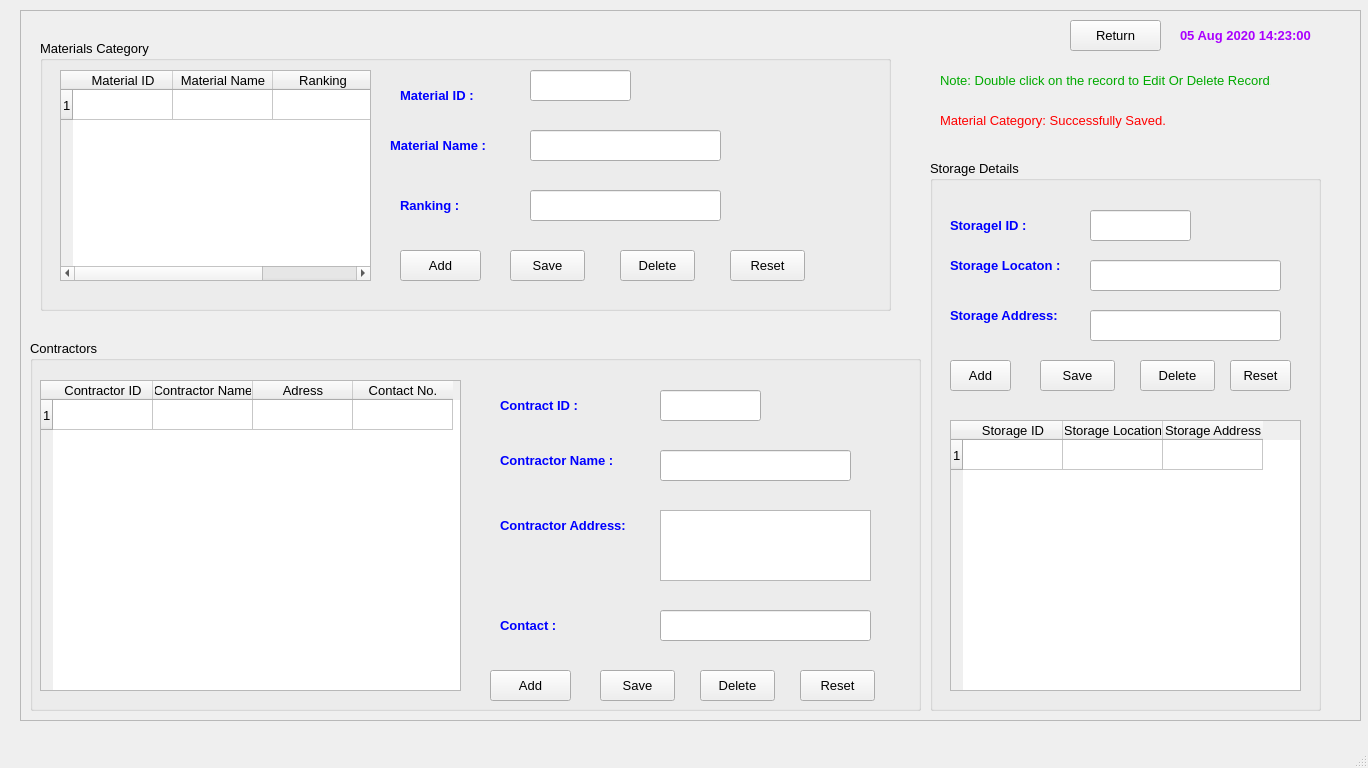
<?xml version="1.0" encoding="UTF-8"?>
<ui version="4.0">
 <class>MainWindow</class>
 <widget class="QMainWindow" name="MainWindow">
  <property name="geometry">
   <rect>
    <x>0</x>
    <y>0</y>
    <width>1368</width>
    <height>768</height>
   </rect>
  </property>
  <property name="baseSize">
   <size>
    <width>0</width>
    <height>0</height>
   </size>
  </property>
  <property name="windowTitle">
   <string>MainWindow</string>
  </property>
  <widget class="QWidget" name="centralwidget">
   <widget class="QFrame" name="frame">
    <property name="geometry">
     <rect>
      <x>20</x>
      <y>10</y>
      <width>1341</width>
      <height>711</height>
     </rect>
    </property>
    <property name="frameShape">
     <enum>QFrame::StyledPanel</enum>
    </property>
    <property name="frameShadow">
     <enum>QFrame::Raised</enum>
    </property>
    <widget class="QGroupBox" name="groupBox">
     <property name="geometry">
      <rect>
       <x>20</x>
       <y>30</y>
       <width>851</width>
       <height>271</height>
      </rect>
     </property>
     <property name="font">
      <font>
       <pointsize>10</pointsize>
      </font>
     </property>
     <property name="title">
      <string>Materials Category</string>
     </property>
     <widget class="QTableWidget" name="tableWidget">
      <property name="geometry">
       <rect>
        <x>20</x>
        <y>30</y>
        <width>311</width>
        <height>211</height>
       </rect>
      </property>
      <row>
       <property name="text">
        <string>1</string>
       </property>
      </row>
      <column>
       <property name="text">
        <string>Material ID</string>
       </property>
       <property name="font">
        <font>
         <pointsize>10</pointsize>
        </font>
       </property>
      </column>
      <column>
       <property name="text">
        <string>Material Name</string>
       </property>
       <property name="font">
        <font>
         <pointsize>10</pointsize>
        </font>
       </property>
      </column>
      <column>
       <property name="text">
        <string>Ranking</string>
       </property>
       <property name="font">
        <font>
         <pointsize>10</pointsize>
        </font>
       </property>
      </column>
      <item row="0" column="0">
       <property name="text">
        <string/>
       </property>
       <property name="font">
        <font>
         <family>MS Shell Dlg 2</family>
         <pointsize>10</pointsize>
        </font>
       </property>
      </item>
      <item row="0" column="1">
       <property name="text">
        <string/>
       </property>
       <property name="font">
        <font>
         <family>MS Shell Dlg 2</family>
         <pointsize>10</pointsize>
        </font>
       </property>
      </item>
      <item row="0" column="2">
       <property name="text">
        <string/>
       </property>
       <property name="font">
        <font>
         <pointsize>10</pointsize>
        </font>
       </property>
      </item>
     </widget>
     <widget class="QPushButton" name="pushButton">
      <property name="geometry">
       <rect>
        <x>360</x>
        <y>210</y>
        <width>81</width>
        <height>31</height>
       </rect>
      </property>
      <property name="text">
       <string>Add</string>
      </property>
     </widget>
     <widget class="QPushButton" name="pushButton_2">
      <property name="geometry">
       <rect>
        <x>470</x>
        <y>210</y>
        <width>75</width>
        <height>31</height>
       </rect>
      </property>
      <property name="text">
       <string>Save</string>
      </property>
     </widget>
     <widget class="QPushButton" name="pushButton_3">
      <property name="geometry">
       <rect>
        <x>580</x>
        <y>210</y>
        <width>75</width>
        <height>31</height>
       </rect>
      </property>
      <property name="text">
       <string>Delete</string>
      </property>
     </widget>
     <widget class="QPushButton" name="pushButton_4">
      <property name="geometry">
       <rect>
        <x>690</x>
        <y>210</y>
        <width>75</width>
        <height>31</height>
       </rect>
      </property>
      <property name="text">
       <string>Reset</string>
      </property>
     </widget>
     <widget class="QLabel" name="label_22">
      <property name="geometry">
       <rect>
        <x>360</x>
        <y>40</y>
        <width>91</width>
        <height>31</height>
       </rect>
      </property>
      <property name="font">
       <font>
        <family>MS Shell Dlg 2</family>
        <pointsize>10</pointsize>
        <weight>75</weight>
        <bold>true</bold>
        <underline>false</underline>
       </font>
      </property>
      <property name="styleSheet">
       <string notr="true">color: rgb(0, 0, 255);</string>
      </property>
      <property name="text">
       <string>Material ID :</string>
      </property>
      <property name="alignment">
       <set>Qt::AlignLeading|Qt::AlignLeft|Qt::AlignVCenter</set>
      </property>
     </widget>
     <widget class="QLineEdit" name="lineEdit_12">
      <property name="geometry">
       <rect>
        <x>490</x>
        <y>30</y>
        <width>101</width>
        <height>31</height>
       </rect>
      </property>
      <property name="font">
       <font>
        <pointsize>10</pointsize>
       </font>
      </property>
      <property name="text">
       <string/>
      </property>
     </widget>
     <widget class="QLineEdit" name="lineEdit_13">
      <property name="geometry">
       <rect>
        <x>490</x>
        <y>90</y>
        <width>191</width>
        <height>31</height>
       </rect>
      </property>
      <property name="font">
       <font>
        <pointsize>10</pointsize>
       </font>
      </property>
      <property name="text">
       <string/>
      </property>
     </widget>
     <widget class="QLabel" name="label_23">
      <property name="geometry">
       <rect>
        <x>350</x>
        <y>90</y>
        <width>111</width>
        <height>31</height>
       </rect>
      </property>
      <property name="font">
       <font>
        <family>MS Shell Dlg 2</family>
        <pointsize>10</pointsize>
        <weight>75</weight>
        <bold>true</bold>
        <underline>false</underline>
       </font>
      </property>
      <property name="styleSheet">
       <string notr="true">color: rgb(0, 0, 255);</string>
      </property>
      <property name="text">
       <string>Material Name :</string>
      </property>
      <property name="alignment">
       <set>Qt::AlignLeading|Qt::AlignLeft|Qt::AlignVCenter</set>
      </property>
     </widget>
     <widget class="QLabel" name="label_24">
      <property name="geometry">
       <rect>
        <x>360</x>
        <y>150</y>
        <width>111</width>
        <height>31</height>
       </rect>
      </property>
      <property name="font">
       <font>
        <family>MS Shell Dlg 2</family>
        <pointsize>10</pointsize>
        <weight>75</weight>
        <bold>true</bold>
        <underline>false</underline>
       </font>
      </property>
      <property name="styleSheet">
       <string notr="true">color: rgb(0, 0, 255);</string>
      </property>
      <property name="text">
       <string>Ranking :</string>
      </property>
      <property name="alignment">
       <set>Qt::AlignLeading|Qt::AlignLeft|Qt::AlignVCenter</set>
      </property>
     </widget>
     <widget class="QLineEdit" name="lineEdit_14">
      <property name="geometry">
       <rect>
        <x>490</x>
        <y>150</y>
        <width>191</width>
        <height>31</height>
       </rect>
      </property>
      <property name="font">
       <font>
        <pointsize>10</pointsize>
       </font>
      </property>
      <property name="text">
       <string/>
      </property>
     </widget>
    </widget>
    <widget class="QGroupBox" name="groupBox_3">
     <property name="geometry">
      <rect>
       <x>10</x>
       <y>330</y>
       <width>891</width>
       <height>371</height>
      </rect>
     </property>
     <property name="font">
      <font>
       <pointsize>10</pointsize>
      </font>
     </property>
     <property name="title">
      <string>Contractors</string>
     </property>
     <widget class="QTableWidget" name="tableWidget_2">
      <property name="geometry">
       <rect>
        <x>10</x>
        <y>40</y>
        <width>421</width>
        <height>311</height>
       </rect>
      </property>
      <row>
       <property name="text">
        <string>1</string>
       </property>
      </row>
      <column>
       <property name="text">
        <string>Contractor ID</string>
       </property>
       <property name="font">
        <font>
         <pointsize>10</pointsize>
        </font>
       </property>
      </column>
      <column>
       <property name="text">
        <string>Contractor Name</string>
       </property>
       <property name="font">
        <font>
         <pointsize>10</pointsize>
        </font>
       </property>
      </column>
      <column>
       <property name="text">
        <string>Adress</string>
       </property>
       <property name="font">
        <font>
         <pointsize>10</pointsize>
        </font>
       </property>
      </column>
      <column>
       <property name="text">
        <string>Contact No.</string>
       </property>
      </column>
      <item row="0" column="0">
       <property name="text">
        <string/>
       </property>
       <property name="font">
        <font>
         <family>MS Shell Dlg 2</family>
         <pointsize>10</pointsize>
        </font>
       </property>
      </item>
      <item row="0" column="1">
       <property name="text">
        <string/>
       </property>
       <property name="font">
        <font>
         <family>MS Shell Dlg 2</family>
         <pointsize>10</pointsize>
        </font>
       </property>
      </item>
      <item row="0" column="2">
       <property name="text">
        <string/>
       </property>
       <property name="font">
        <font>
         <pointsize>10</pointsize>
        </font>
       </property>
      </item>
     </widget>
     <widget class="QLabel" name="label_25">
      <property name="geometry">
       <rect>
        <x>470</x>
        <y>50</y>
        <width>91</width>
        <height>31</height>
       </rect>
      </property>
      <property name="font">
       <font>
        <family>MS Shell Dlg 2</family>
        <pointsize>10</pointsize>
        <weight>75</weight>
        <bold>true</bold>
        <underline>false</underline>
       </font>
      </property>
      <property name="styleSheet">
       <string notr="true">color: rgb(0, 0, 255);</string>
      </property>
      <property name="text">
       <string>Contract ID :</string>
      </property>
      <property name="alignment">
       <set>Qt::AlignLeading|Qt::AlignLeft|Qt::AlignVCenter</set>
      </property>
     </widget>
     <widget class="QLineEdit" name="lineEdit_15">
      <property name="geometry">
       <rect>
        <x>630</x>
        <y>50</y>
        <width>101</width>
        <height>31</height>
       </rect>
      </property>
      <property name="font">
       <font>
        <pointsize>10</pointsize>
       </font>
      </property>
      <property name="text">
       <string/>
      </property>
     </widget>
     <widget class="QLineEdit" name="lineEdit_16">
      <property name="geometry">
       <rect>
        <x>630</x>
        <y>110</y>
        <width>191</width>
        <height>31</height>
       </rect>
      </property>
      <property name="font">
       <font>
        <pointsize>10</pointsize>
       </font>
      </property>
      <property name="text">
       <string/>
      </property>
     </widget>
     <widget class="QLineEdit" name="lineEdit_18">
      <property name="geometry">
       <rect>
        <x>630</x>
        <y>270</y>
        <width>211</width>
        <height>31</height>
       </rect>
      </property>
      <property name="font">
       <font>
        <pointsize>10</pointsize>
       </font>
      </property>
      <property name="text">
       <string/>
      </property>
     </widget>
     <widget class="QLabel" name="label_26">
      <property name="geometry">
       <rect>
        <x>470</x>
        <y>100</y>
        <width>131</width>
        <height>41</height>
       </rect>
      </property>
      <property name="font">
       <font>
        <family>MS Shell Dlg 2</family>
        <pointsize>10</pointsize>
        <weight>75</weight>
        <bold>true</bold>
        <underline>false</underline>
       </font>
      </property>
      <property name="styleSheet">
       <string notr="true">color: rgb(0, 0, 255);</string>
      </property>
      <property name="text">
       <string>Contractor Name :</string>
      </property>
      <property name="alignment">
       <set>Qt::AlignLeading|Qt::AlignLeft|Qt::AlignVCenter</set>
      </property>
     </widget>
     <widget class="QLabel" name="label_27">
      <property name="geometry">
       <rect>
        <x>470</x>
        <y>170</y>
        <width>131</width>
        <height>31</height>
       </rect>
      </property>
      <property name="font">
       <font>
        <family>MS Shell Dlg 2</family>
        <pointsize>10</pointsize>
        <weight>75</weight>
        <bold>true</bold>
        <underline>false</underline>
       </font>
      </property>
      <property name="styleSheet">
       <string notr="true">color: rgb(0, 0, 255);</string>
      </property>
      <property name="text">
       <string>Contractor Address:</string>
      </property>
      <property name="alignment">
       <set>Qt::AlignLeading|Qt::AlignLeft|Qt::AlignVCenter</set>
      </property>
     </widget>
     <widget class="QPushButton" name="pushButton_5">
      <property name="geometry">
       <rect>
        <x>460</x>
        <y>330</y>
        <width>81</width>
        <height>31</height>
       </rect>
      </property>
      <property name="text">
       <string>Add</string>
      </property>
     </widget>
     <widget class="QPushButton" name="pushButton_6">
      <property name="geometry">
       <rect>
        <x>570</x>
        <y>330</y>
        <width>75</width>
        <height>31</height>
       </rect>
      </property>
      <property name="text">
       <string>Save</string>
      </property>
     </widget>
     <widget class="QPushButton" name="pushButton_7">
      <property name="geometry">
       <rect>
        <x>670</x>
        <y>330</y>
        <width>75</width>
        <height>31</height>
       </rect>
      </property>
      <property name="text">
       <string>Delete</string>
      </property>
     </widget>
     <widget class="QPushButton" name="pushButton_8">
      <property name="geometry">
       <rect>
        <x>770</x>
        <y>330</y>
        <width>75</width>
        <height>31</height>
       </rect>
      </property>
      <property name="text">
       <string>Reset</string>
      </property>
     </widget>
     <widget class="QLabel" name="label_28">
      <property name="geometry">
       <rect>
        <x>470</x>
        <y>270</y>
        <width>101</width>
        <height>31</height>
       </rect>
      </property>
      <property name="font">
       <font>
        <family>MS Shell Dlg 2</family>
        <pointsize>10</pointsize>
        <weight>75</weight>
        <bold>true</bold>
        <underline>false</underline>
       </font>
      </property>
      <property name="styleSheet">
       <string notr="true">color: rgb(0, 0, 255);</string>
      </property>
      <property name="text">
       <string>Contact :</string>
      </property>
      <property name="alignment">
       <set>Qt::AlignLeading|Qt::AlignLeft|Qt::AlignVCenter</set>
      </property>
     </widget>
     <widget class="QTextEdit" name="textEdit">
      <property name="geometry">
       <rect>
        <x>630</x>
        <y>170</y>
        <width>211</width>
        <height>71</height>
       </rect>
      </property>
     </widget>
    </widget>
    <widget class="QPushButton" name="pushButton_9">
     <property name="geometry">
      <rect>
       <x>1050</x>
       <y>10</y>
       <width>91</width>
       <height>31</height>
      </rect>
     </property>
     <property name="font">
      <font>
       <pointsize>10</pointsize>
      </font>
     </property>
     <property name="text">
      <string>Return</string>
     </property>
    </widget>
    <widget class="QLabel" name="label_47">
     <property name="geometry">
      <rect>
       <x>1160</x>
       <y>10</y>
       <width>171</width>
       <height>31</height>
      </rect>
     </property>
     <property name="font">
      <font>
       <family>MS Sans Serif</family>
       <pointsize>10</pointsize>
       <weight>75</weight>
       <bold>true</bold>
       <underline>false</underline>
      </font>
     </property>
     <property name="styleSheet">
      <string notr="true">color: rgb(170, 0, 255);</string>
     </property>
     <property name="text">
      <string>05 Aug 2020 14:23:00</string>
     </property>
     <property name="alignment">
      <set>Qt::AlignLeading|Qt::AlignLeft|Qt::AlignVCenter</set>
     </property>
    </widget>
    <widget class="QLabel" name="label">
     <property name="geometry">
      <rect>
       <x>920</x>
       <y>60</y>
       <width>331</width>
       <height>21</height>
      </rect>
     </property>
     <property name="font">
      <font>
       <pointsize>10</pointsize>
      </font>
     </property>
     <property name="styleSheet">
      <string notr="true">color: rgb(0, 170, 0);</string>
     </property>
     <property name="text">
      <string>Note: Double click on the record to Edit Or Delete Record.</string>
     </property>
    </widget>
    <widget class="QLabel" name="label_2">
     <property name="geometry">
      <rect>
       <x>920</x>
       <y>100</y>
       <width>331</width>
       <height>21</height>
      </rect>
     </property>
     <property name="font">
      <font>
       <pointsize>10</pointsize>
      </font>
     </property>
     <property name="styleSheet">
      <string notr="true">color: rgb(255, 0, 0);</string>
     </property>
     <property name="text">
      <string>Material Category: Successfully Saved.</string>
     </property>
    </widget>
    <widget class="QGroupBox" name="groupBox_2">
     <property name="geometry">
      <rect>
       <x>910</x>
       <y>150</y>
       <width>391</width>
       <height>551</height>
      </rect>
     </property>
     <property name="font">
      <font>
       <pointsize>10</pointsize>
      </font>
     </property>
     <property name="title">
      <string>Storage Details</string>
     </property>
     <widget class="QPushButton" name="pushButton_14">
      <property name="geometry">
       <rect>
        <x>20</x>
        <y>200</y>
        <width>61</width>
        <height>31</height>
       </rect>
      </property>
      <property name="text">
       <string>Add</string>
      </property>
     </widget>
     <widget class="QPushButton" name="pushButton_15">
      <property name="geometry">
       <rect>
        <x>110</x>
        <y>200</y>
        <width>75</width>
        <height>31</height>
       </rect>
      </property>
      <property name="text">
       <string>Save</string>
      </property>
     </widget>
     <widget class="QPushButton" name="pushButton_16">
      <property name="geometry">
       <rect>
        <x>210</x>
        <y>200</y>
        <width>75</width>
        <height>31</height>
       </rect>
      </property>
      <property name="text">
       <string>Delete</string>
      </property>
     </widget>
     <widget class="QPushButton" name="pushButton_17">
      <property name="geometry">
       <rect>
        <x>300</x>
        <y>200</y>
        <width>61</width>
        <height>31</height>
       </rect>
      </property>
      <property name="text">
       <string>Reset</string>
      </property>
     </widget>
     <widget class="QLabel" name="label_32">
      <property name="geometry">
       <rect>
        <x>20</x>
        <y>50</y>
        <width>91</width>
        <height>31</height>
       </rect>
      </property>
      <property name="font">
       <font>
        <family>MS Shell Dlg 2</family>
        <pointsize>10</pointsize>
        <weight>75</weight>
        <bold>true</bold>
        <underline>false</underline>
       </font>
      </property>
      <property name="styleSheet">
       <string notr="true">color: rgb(0, 0, 255);</string>
      </property>
      <property name="text">
       <string>Storagel ID :</string>
      </property>
      <property name="alignment">
       <set>Qt::AlignLeading|Qt::AlignLeft|Qt::AlignVCenter</set>
      </property>
     </widget>
     <widget class="QLineEdit" name="lineEdit_21">
      <property name="geometry">
       <rect>
        <x>160</x>
        <y>50</y>
        <width>101</width>
        <height>31</height>
       </rect>
      </property>
      <property name="font">
       <font>
        <pointsize>10</pointsize>
       </font>
      </property>
      <property name="text">
       <string/>
      </property>
     </widget>
     <widget class="QLineEdit" name="lineEdit_22">
      <property name="geometry">
       <rect>
        <x>160</x>
        <y>100</y>
        <width>191</width>
        <height>31</height>
       </rect>
      </property>
      <property name="font">
       <font>
        <pointsize>10</pointsize>
       </font>
      </property>
      <property name="text">
       <string/>
      </property>
     </widget>
     <widget class="QLabel" name="label_33">
      <property name="geometry">
       <rect>
        <x>20</x>
        <y>90</y>
        <width>111</width>
        <height>31</height>
       </rect>
      </property>
      <property name="font">
       <font>
        <family>MS Shell Dlg 2</family>
        <pointsize>10</pointsize>
        <weight>75</weight>
        <bold>true</bold>
        <underline>false</underline>
       </font>
      </property>
      <property name="styleSheet">
       <string notr="true">color: rgb(0, 0, 255);</string>
      </property>
      <property name="text">
       <string>Storage Locaton :</string>
      </property>
      <property name="alignment">
       <set>Qt::AlignLeading|Qt::AlignLeft|Qt::AlignVCenter</set>
      </property>
     </widget>
     <widget class="QLabel" name="label_34">
      <property name="geometry">
       <rect>
        <x>20</x>
        <y>140</y>
        <width>111</width>
        <height>31</height>
       </rect>
      </property>
      <property name="font">
       <font>
        <family>MS Shell Dlg 2</family>
        <pointsize>10</pointsize>
        <weight>75</weight>
        <bold>true</bold>
        <underline>false</underline>
       </font>
      </property>
      <property name="styleSheet">
       <string notr="true">color: rgb(0, 0, 255);</string>
      </property>
      <property name="text">
       <string>Storage Address:</string>
      </property>
      <property name="alignment">
       <set>Qt::AlignLeading|Qt::AlignLeft|Qt::AlignVCenter</set>
      </property>
     </widget>
     <widget class="QLineEdit" name="lineEdit_23">
      <property name="geometry">
       <rect>
        <x>160</x>
        <y>150</y>
        <width>191</width>
        <height>31</height>
       </rect>
      </property>
      <property name="font">
       <font>
        <pointsize>10</pointsize>
       </font>
      </property>
      <property name="text">
       <string/>
      </property>
     </widget>
     <widget class="QTableWidget" name="tableWidget_4">
      <property name="geometry">
       <rect>
        <x>20</x>
        <y>260</y>
        <width>351</width>
        <height>271</height>
       </rect>
      </property>
      <row>
       <property name="text">
        <string>1</string>
       </property>
      </row>
      <column>
       <property name="text">
        <string>Storage ID</string>
       </property>
       <property name="font">
        <font>
         <pointsize>10</pointsize>
        </font>
       </property>
      </column>
      <column>
       <property name="text">
        <string>Storage Location</string>
       </property>
       <property name="font">
        <font>
         <pointsize>10</pointsize>
        </font>
       </property>
      </column>
      <column>
       <property name="text">
        <string>Storage Address</string>
       </property>
       <property name="font">
        <font>
         <pointsize>10</pointsize>
        </font>
       </property>
      </column>
      <item row="0" column="0">
       <property name="text">
        <string/>
       </property>
       <property name="font">
        <font>
         <family>MS Shell Dlg 2</family>
         <pointsize>10</pointsize>
        </font>
       </property>
      </item>
      <item row="0" column="1">
       <property name="text">
        <string/>
       </property>
       <property name="font">
        <font>
         <family>MS Shell Dlg 2</family>
         <pointsize>10</pointsize>
        </font>
       </property>
      </item>
      <item row="0" column="2">
       <property name="text">
        <string/>
       </property>
       <property name="font">
        <font>
         <pointsize>10</pointsize>
        </font>
       </property>
      </item>
     </widget>
    </widget>
   </widget>
  </widget>
  <widget class="QMenuBar" name="menubar">
   <property name="geometry">
    <rect>
     <x>0</x>
     <y>0</y>
     <width>1368</width>
     <height>21</height>
    </rect>
   </property>
  </widget>
  <widget class="QStatusBar" name="statusbar"/>
 </widget>
 <resources/>
 <connections/>
</ui>
